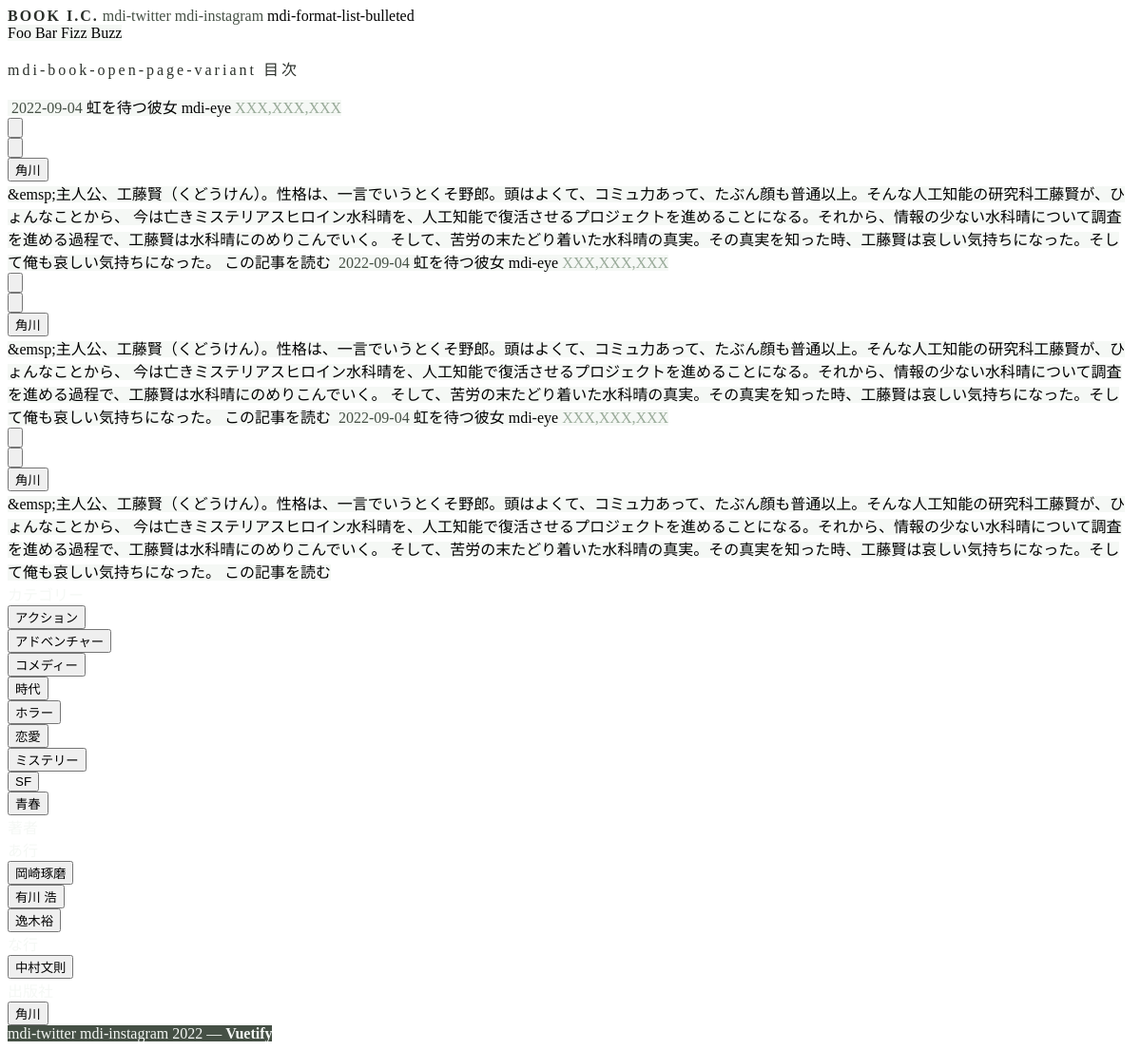
Screenshot of /book/books/ with the database file from the repository.
### book/models.py (models this page shows, shortened)
class Book(models.Model):
    isbn13 = models.CharField(max_length=14,
                                validators=[MinLengthValidator(14, '文字数が一致していません。例）978-4167174033'),
                                            RegexValidator(r'[0-9]{3}[-][0-9]{10}', '形式に当てはまっていません。例）978-4167174033')], null=True, blank=True)
    title = models.CharField('タイトル', max_length=100, null=True, blank=True)
    pages = models.SmallIntegerField('ページ数', null=True, blank=True)
    issue = models.DateField('発行日', null=True, blank=True) # [発行日, y m d]
    post_day = models.DateField('投稿日', null=True, blank=True) # [投稿日, y m d]
    update_day = models.DateField('更新日', null=True, blank=True) # [投稿日, y m d]
    YOUTH_CHOICES = (('Y', 'Youth'),('O', 'Old'))
    youth_choices = models.CharField('青春/白秋', choices=YOUTH_CHOICES, max_length=10)
    series_info = models.ForeignKey("Series", verbose_name=("シリーズ情報"), on_delete=models.CASCADE, null=True, blank=True)
    author_info = models.ForeignKey("Author", verbose_name=("著者情報"), on_delete=models.CASCADE, null=True, blank=True)
    category_info = models.ForeignKey("Category", verbose_name=("カテゴリー情報"), blank=True,null=True,on_delete=models.CASCADE)
    publisher_info = models.ForeignKey("Publisher", verbose_name=("出版社情報"), on_delete=models.CASCADE, null=True, blank=True)
    publisher_label_info = models.ForeignKey("Publisher_label", verbose_name=("レーベル"), on_delete=models.CASCADE, null=True, blank=True)
    contents = models.TextField("コンテンツ", null=True, blank=True)
    contents_synopsis =  models.TextField("あらすじ", null=True, blank=True)
    fin = models.BooleanField('完読', null=True, blank=True)
    amazon_url = models.CharField('アマゾンURL', max_length=1000, null=True, blank=True)

class Publisher(models.Model):
    publisher = models.CharField('出版社', max_length=50)
    publisher_eng = models.CharField('出版社_eng', max_length=50, blank=True, null=True)
    contents = models.TextField("コンテンツ")
    incorporated = models.DateField('設立日')
    post_day = models.DateField('投稿日', null=True) # [発行日, y m d]
    def __str__(self):
        return self.publisher

class Category(models.Model):
    CATEGORY_CHOICES = (('action', 'アクション'),('adventure', 'アドベンチャー'),('youth', '青春'),('love', '恋愛'),('sf', 'SF'),('history', '時代'),('mystery', 'ミステリー'),('comedy', 'コメディー'), ('horror', 'ホラー'))
    CATEGORYENG_CHOICES = (('action_eng', 'action'), ('adventure_eng', 'adventure'), ('youth_eng', 'youth'), ('love_eng', 'love'), ('sf_eng', 'sf'), ('history_eng', 'history'), ('mystery_eng', 'mystery'), ('comedy_eng', 'comedy'), ('horror_eng', 'horror'))
    COLOR_CHOICES = (('red', 'red'), ('orange','orange'),('blue', 'blue'), ('pink', 'pink'),('info','info'), ('green', 'green'), ('purple', 'purple'), ('warning','warning'),('dark', 'dark'))
    category = models.CharField("カテゴリー", choices=CATEGORY_CHOICES, max_length=20, default=None) # 追加していく-----------
    category_eng = models.CharField("カテゴリーeng", choices=CATEGORYENG_CHOICES ,max_length=20, null=True, blank=True) # 追加していく-----------
    color = models.CharField("色", choices=COLOR_CHOICES, max_length=20)
    color_hex = models.CharField("色_hex値", max_length=20,  blank=True)
    contents = models.TextField("コンテンツ", blank=True)
    contents_keyword = models.TextField("キーワード", blank=True)
    post_day = models.DateField('投稿日', null=True) # [発行日, y m d]

class Author(models.Model):
    GENDER_CHOICES = (('Mon', '男性'),('Womon', '女性'))
    WORD_CHOICES = (('Aa', 'あ行'),('Ka', 'か行'),('Sa', 'さ行'),('Ta', 'た行'),('Na', 'な行'),('Ha', 'は行'),('Ma', 'ま行'),('Ya', 'や行'),('Ra', 'ら行'),('Wa', 'わ行'))
    author = models.CharField('著者', max_length=100, default=None) # 追加していく-----------
    author_eng = models.CharField('著者eng', max_length=100) # 追加していく-----------
    word_oder = models.CharField('五十音', choices=WORD_CHOICES, max_length=10)
    age = models.DateField('生年月日')
    sex = models.CharField('性別', choices=(('', '未選択'),)+GENDER_CHOICES, max_length=10, blank=True)
    contents = models.TextField("コンテンツ")
    contents_lite = models.TextField("コンテンツ", blank=True, null=True)
    post_day = models.DateField('投稿日', null=True) # [発行日, y m d]

### book/views.py (the view, shortened to what this page needs)
# urls.py: path('books/', views.BookView.as_view(), name='book'), # 主に本の検索と
class BookView(ListView):
    model = Book
    template_name = 'book/books.html'
    success_url = '/books/'
    def get_context_data(self, *args, **kwargs):
        context = {}
        data_info = self.get_date()
        context['view'] = [0,1,0,1,1] # [ブログ紹介, メインコンテンツ+サイドバー, メインコンテンツのみ, トピックス, メインコンテンツタイトル]
        context['category_y'] = data_info['category_y']
        context['category_m'] = data_info['category_m']
        context['category_d'] = data_info['category_d']
        context['myform'] = [BookForm(), CategoryForm() ,AuthorForm(), PublisherForm()]
        context['status_book_info'] = 0
        try:
            context['book_info'] = Book.objects.get(post_day=datetime.date(int(data_info['category_y']), int(data_info['category_m']), int(data_info['category_d'])))
        except:pass
        try:
            context['template_pages'] = [()]
            context['date'] = data_info['data_info']
        except:
            pass
        try:
            if context['date'] != None:
                context['book_info'] = Book.objects.get(post_day=context['date'])
                context['status_book_info'] = 1
        except:
            pass
        try:
            context['book_list'] = Book.objects.all()
            context['contents_text'] = context['book_info'].contents
            list_ = []
            count = 0
            for text_ in context['contents_text'].split('<')[1:]:
                count += 1
                text_ = text_.split(">")
                contents_split = text_[1].splitlines()
                contents_ = contents_split[0]
                for text_el in contents_split[1:]:
                    contents_ = contents_ + "<br>" + text_el
                text_[1] = contents_
                if len(text_) == 3:
                    text_[2] = text_[2].splitlines()[0]
                list_.append(text_)
            print(list_)
            context['book_info_contents'] = list_
        except:
            pass
        if 'office' in self.request.session:
            print('セッション名officeは存在します')
            del self.request.session['office']
        else:
            print('セッション名officeは存在しません')
            self.request.session['office'] = "office"
        return context
    def get_queryset(self, *args, **kwargs):
        data_info = self.get_date()
        if data_info['category_d'] != None:
            q = Book.objects.filter(post_day=datetime.date(int(data_info['category_y']), int(data_info['category_m']), int(data_info['category_d'])))
        else:
            q =  Book.objects.all()
        return q
    def get_template_names(self, *args, **kwargs):
        data_info = self.get_date()
        template_name = 'book/books_err.html'
        try:
            if data_info['data_info'] == None:
                template_name = 'book/books.html'
                return template_name
        except:
            pass
    def get_date(self, *args, **kwargs):
        data_info = {}
        data_info['category_y'] = None
        data_info['category_m'] = None
        data_info['category_d'] = None
        data_info['data_info'] = None
        try:
            date_kwd = self.kwargs['data_info']
            data_info['data_info'] = date_kwd
            date_split = re.split(r"[-]", date_kwd)
            if len(str(date_split[0])) == 4:
                category_y = date_split[0]
                data_info['category_y'] = category_y
                if len(str(date_split[1])) == 2:
                    category_m = date_split[1]
                    data_info['category_m'] = category_m
                    if len(str(date_split[2])) == 2:
                        category_d = date_split[2]
                        data_info['category_d'] = category_d
                        data_info['data_info'] = "{}-{}-{}".format(category_y, category_m, category_d)
            return data_info
        except:
            return data_info

### book/templates/book/books.html (shortened to what this page needs)
<!DOCTYPE html>
<html>
{% include 'book/head.html' %}
<body>
  <div id="app" class>
    <v-app id="inspire" class="my-bg-color">
      {% include 'book/toolbar.html' %}
          <v-container class="my-16">
            <v-row
              no-gutters
            >
            <v-col
                cols="12"
                align-self="center"
                class="mx-auto"
              >
            <p class="text-h2 my-text-color-title text-h5 text-md-h4" style="letter-spacing:3px;">
              <v-icon size="40" >mdi-book-open-page-variant</v-icon>
              目次</p>
          </v-col>
          {% with ''|center:3 as range %}
          {% for _ in range %}
            <v-col
                cols="10"
                align-self="center"
                class="mx-auto mb-14"
              >
              <v-card
              elevation="15"
            >
              <v-card
                class="mx-auto"
                {% comment %} max-width="344" {% endcomment %}
              >
                <v-card-text class="pb-0 my-text-color">
                  {{ book_list.1.post_day | safe }}
                </v-card-text>
                <v-card-title class="pb-0 pt-1">
                  {{ book_list.1.title | safe }}
                </v-card-title>
                <v-card-text class="ms-2">
                  <v-icon color="#9A9" size="14">mdi-eye</v-icon>
                  <a class="ms-1 me-3 text-subtitle-2 text-md-subtitle-1 my-text-color-glay">XXX,XXX,XXX</a>
                </v-card-text>
                <v-card-actions>
                  <v-btn color="{% for item2 in book_list.1.category_info.all %}{{item2.color_hex}}{%endfor%}" elevation="1" outlined rounded small>
                    <form class="d-inline-block" action="{% url 'book:book' %}" method="post">{% csrf_token %}
                      <input type="submit" href="{% url "book:book" %}" value="{% for item2 in book_list.1.category_info.all %}{{item2.get_category_display}}{%endfor%}">
                    </form>
                  </v-btn>
                  <v-btn color="#455045" elevation="1" outlined rounded small>
                    <form class="d-inline-block" action="{% url 'book:book' %}" method="post">{% csrf_token %}
                      <input type="submit" href="{% url "book:book" %}" value="{{ book_list.1.Author_info }}">
                    </form>
                  </v-btn>
                  <v-btn color="#455045" elevation="1" outlined rounded small>
                    <form class="d-inline-block" action="{% url 'book:book' %}" method="post">{% csrf_token %}
                      <input type="submit" href="{% url "book:book" %}" value="{{ book_list.1.publisher_info}}">
                    </form>
                  </v-btn>
                </v-card-actions>
                <v-card-text>
                  {{ book_list.1.contents_synopsis}}
                </v-card-text>
                <v-card-actions>
                  <v-btn color="#1aa179" text class="flex-child-right" href ="{% url 'book:book_info' book_list.1.post_day %}">
                  この記事を読む
                </v-btn>
                </v-card-actions>
              </v-card>
            </v-col>
            {% endfor %}
            {% endwith %}
          </v-row>
          </v-container>
{% include 'book/footer.html' %}
    </div>
</body>
</html>

### book/templates/book/head.html (shortened to what this page needs)
<head>
    <link href="https://cdn.jsdelivr.net/npm/@mdi/font@6.x/css/materialdesignicons.min.css" rel="stylesheet">
    <link href="https://cdn.jsdelivr.net/npm/vuetify@2.x/dist/vuetify.min.css" rel="stylesheet">
    <link href="https://cdn.jsdelivr.net/npm/@mdi/font@6.x/css/materialdesignicons.min.css" rel="stylesheet">
</head>

### book/templates/book/toolbar.html (shortened to what this page needs)
<div id="header_menu">
    <v-toolbar
    color="#f5f8f5"
    flat
    height="74px"
    tile
    elevation="3"
    {% comment %} src="https://cdn.vuetifyjs.com/images/backgrounds/vbanner.jpg" {% endcomment %}
    >
      <v-toolbar-title onclick="location.href='{% url "book:top" %}'" style="cursor:pointer" id="my-letter-spacing-title" class="my-font-weight-title text-h5 my-text-color-title">BOOK I.C.</v-toolbar-title>
      <v-btn icon fab xlarge dark class="my-text-color" href="https://twitter.com/BOOK_IC">
        <v-icon size="32" >mdi-twitter</v-icon>
      </v-btn>
      <v-btn icon fab xlarge dark class="my-text-color me-5" href="https://www.instagram.com/BOOK_I.C/">
        <v-icon size="32" >mdi-instagram</v-icon>
      </v-btn>
      <v-app-bar-nav-icon @click.stop="drawer = !drawer">
                <v-icon size="32">mdi-format-list-bulleted</v-icon>
      </v-app-bar-nav-icon>
    </v-toolbar>
  </div>
  <v-navigation-drawer
  v-model="drawer"
  absolute
  left
  temporary
>
  <v-list
    nav
    dense
  >
    <v-list-item-group
      v-model="group"
      active-class="deep-purple--text text--accent-4"
    >
      <v-list-item>
        <v-list-item-title>Foo</v-list-item-title>
      </v-list-item>
      <v-list-item>
        <v-list-item-title>Bar</v-list-item-title>
      </v-list-item>
      <v-list-item>
        <v-list-item-title>Fizz</v-list-item-title>
      </v-list-item>
      <v-list-item>
        <v-list-item-title>Buzz</v-list-item-title>
      </v-list-item>
    </v-list-item-group>
  </v-list>
</v-navigation-drawer>

### book/templates/book/footer.html (shortened to what this page needs)
<v-footer
padless
dark
class="my-bg-color-glay"
>
<v-card
  flat
  tile
  class="lighten-1 white--text text-center my-bg-color-glay my-text-color-light-glay"
  style="width: 100%"
>
<div class="px-6 pt-10 my-text-color-light-glay">
  <v-card-title class="pa-0 pb-1">
  </v-card-title>
  <v-card-text class="pl-3 pt-0" style="text-align: left;">
    {% for item in category %}
    <v-btn color="{{item.color_hex}}" class="ma-1" elevation="1" outlined rounded small>
      <form class="d-inline-block" action="{% url 'book:book' %}" method="post">{% csrf_token %}
        <input type="submit" href="{% url "book:book" %}" value="{{item.get_category_display}}">
      </form>
    </v-btn>
    {% endfor %}
  </v-card-text>
</div>
<div class="px-6 pt-4 ">
  <v-card-title class="pa-0 pb-1">
  </v-card-title>
  <v-card-text class="pl-3 pt-0" style="text-align: left;">
    {% for item in author_Aa %}
    {% for item2 in item %}
      {% if forloop.first %}
      <div class="me-auto mb-2 mb-lg-0 text-start mt-1">
        <a class="text-decoration-none text-start btn-light text-dark fs-6 fs-md-5 rounded d-inline-block">{{item2.get_word_oder_display}}</a>
      {% endif %}
        <v-btn color="{{item.color_hex}}" class="ma-1" elevation="1" outlined rounded small>
          <form class="d-inline-block fs-5_5" action="{% url 'book:book' %}" method="post"><input type="submit" class="text-decoration-none py-0 px-01 my-1 d-inline-block px-01 py-0 border rounded btn-dark" href="{% url "book:book" %}" value="{{ item2.author }}"></form>
        </v-btn>
        {% if forloop.last %}
        </div>
        {% endif %}
      {% endfor %}
    {% endfor %}
      </v-card-text>
</div>
<div class="px-6 pt-4 ">
  <v-card-title class="pa-0 pb-1">
</v-card-title>
<v-card-text class="pl-3 pt-0" style="text-align: left;">
  <v-card-text class="pl-3 pt-0" style="text-align: left;">
    {% for item in publisher %}
    <v-btn color="{{item.color_hex}}" class="ma-1" elevation="1" outlined rounded small>
      <form class="text-decoration-none py-0 px-01 my-1 d-inline-block fs-5_5" action="{% url 'book:book' %}" method="post">{% csrf_token %}<input type="hidden" name="publisher" value={{ item.publisher_eng}}><input type="submit" class="text-decoration-none py-0 px-01 my-1 d-inline-block px-01 py-0 border rounded btn-dark" href="{% url "book:book" %}" value="{{ item.publisher}}"></form>
    </v-btn>
    {% endfor %}
  </v-card-text>
</div>
  <v-card-text class="my-text-color-light"  style="text-align:right;">
    <v-btn icon fab xlarge dark class="mx-0 my-text-color-light-glay" href="https://twitter.com/BOOK_IC">
      <v-icon size="24" >mdi-twitter</v-icon>
    </v-btn>
    <v-btn icon fab xlarge dark class="mx-0 my-text-color-light-glay" href="https://www.instagram.com/BOOK_I.C/">
      <v-icon size="24" >mdi-instagram</v-icon>
    </v-btn>
</v-card-text>
  <v-card-text class="my-text-color-light">
    2022 — <strong>Vuetify</strong>
  </v-card-text>
</v-card>
</v-footer>

### book/templates/book/style.html (style rules this page uses)
#my-letter-spacing-title { letter-spacing: 2px!important; }
.my-font-weight-title { font-weight: 600!important; }

### rows the page displays
Book: post_day "2022-09-04" "2022-09-04" "2022-09-04", title "虹を待つ彼女" "虹を待つ彼女" "虹を待つ彼女", publisher_info.publisher "角川" "角川" "角川", contents_synopsis "&emsp;主人公、工藤賢（くどうけん）。性格は、一言でいうとくそ野郎。頭はよくて、コミュ力あって、たぶん顔も普通以上。そんな人工知能の研究科工藤賢が、ひょんなことから、 今は亡きミステリアスヒロイン水科晴を、人工知能で復活させるプロジェクトを進めることになる。それから、情報の少ない水科晴について調査を進める過程で、工藤賢は水科晴にのめりこんでいく。 そして、苦労の末たどり着いた水科晴の真実。その真実を知った時、工藤賢は哀しい気持ちになった。そして俺も哀しい気持ちになった。" "&emsp;主人公、工藤賢（くどうけん）。性格は、一言でいうとくそ野郎。頭はよくて、コミュ力あって、たぶん顔も普通以上。そんな人工知能の研究科工藤賢が、ひょんなことから、 今は亡きミステリアスヒロイン水科晴を、人工知能で復活させるプロジェクトを進めることになる。それから、情報の少ない水科晴について調査を進める過程で、工藤賢は水科晴にのめりこんでいく。 そして、苦労の末たどり着いた水科晴の真実。その真実を知った時、工藤賢は哀しい気持ちになった。そして俺も哀しい気持ちになった。" "&emsp;主人公、工藤賢（くどうけん）。性格は、一言でいうとくそ野郎。頭はよくて、コミュ力あって、たぶん顔も普通以上。そんな人工知能の研究科工藤賢が、ひょんなことから、 今は亡きミステリアスヒロイン水科晴を、人工知能で復活させるプロジェクトを進めることになる。それから、情報の少ない水科晴について調査を進める過程で、工藤賢は水科晴にのめりこんでいく。 そして、苦労の末たどり着いた水科晴の真実。その真実を知った時、工藤賢は哀しい気持ちになった。そして俺も哀しい気持ちになった。"
Category: category "アクション"
Category: category "アドベンチャー"
Category: category "コメディー"
Category: category "時代"
Category: category "ホラー"
Category: category "恋愛"
Category: category "ミステリー"
Category: category "SF"
Category: category "青春"
Author: author "岡崎琢磨"
Author: author "有川 浩"
Author: author "逸木裕"
Author: author "中村文則"
Publisher: publisher "角川"
